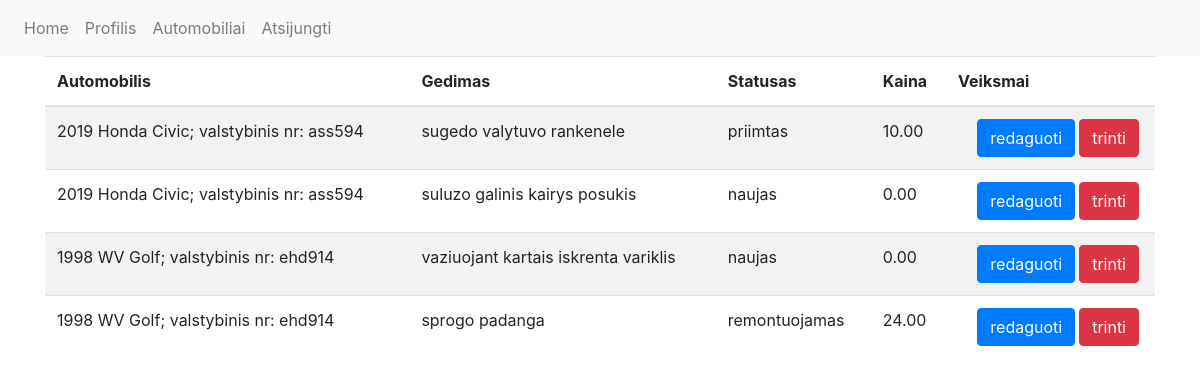
/defects (signed in), run on the app's committed database.
### autoservisas/models.py (models this page shows, shortened)
class Defect(db.Model):
    id = db.Column(db.Integer, primary_key=True)
    description = db.Column(db.String(300), nullable=False)
    status = db.Column(db.String(50), default='naujas', nullable=False)
    price = db.Column(db.Numeric(8, 2), nullable=False, default=0)
    car_id = db.Column(db.Integer, db.ForeignKey('car.id'))
    car = db.relationship("Car", lazy=True)

class Car(db.Model):
    id = db.Column(db.Integer, primary_key=True)
    make = db.Column(db.String(50), nullable=False)
    model = db.Column(db.String(50), nullable=False)
    year = db.Column(db.Integer(), nullable=False)
    engine = db.Column(db.String(50), nullable=False)
    registration = db.Column(db.String(6), unique=True, nullable=False)
    vin = db.Column(db.String(17), unique=True, nullable=False)
    user_id = db.Column(db.Integer, db.ForeignKey('user.id'))
    vartotojas = db.relationship("User")
    def __repr__(self) -> str:
        return f'{self.year} {self.make} {self.model}; valstybinis nr: {self.registration}'

### autoservisas/routes.py (the view)
@app.route('/defects', methods=['GET', 'POST'])
@login_required
def defects():
    try:
        all_defects = Defect.query.all()
    except:
        all_defects = []
    return render_template("defects.html", all_defects=all_defects)

### autoservisas/__init__.py (called while the page is built)
@login_manager.user_loader
def load_user(user_id):
    return User.query.get(int(user_id))

### autoservisas/templates/defects.html (shortened to what this page needs)
{% extends "base.html" %} {% block content %} {% if all_defects %}
<table class="table table-striped">
  <thead>
    <tr>
      <th scope="col">Automobilis</th>
      <th scope="col">Gedimas</th>
      <th scope="col">Statusas</th>
      <th scope="col">Kaina</th>
      <th scope="col">Veiksmai</th>
    </tr>
  </thead>
  {% for defect in all_defects %}
  <tr>
    <td>{{ defect.car }}</td>
    <td>{{ defect.description }}</td>
    <td>{{ defect.status }}</td>
    <td>{{ defect.price }}</td>
    <td>
      <a
        role="button"
        class="btn btn-danger float-right mr-1"
        href="{{ url_for('delete_defect', id=defect['id']) }}"
        >trinti</a
      >
      <a
        role="button"
        class="btn btn-primary float-right mr-1"
        href="{{ url_for('edit_defect', id=defect['id']) }}"
        >redaguoti</a
      >
    </td>
  </tr>
  {% endfor %} {% endif %} {% endblock content %}

### data on the page
Defect: car "2019 Honda Civic; valstybinis nr: ass594", description "sugedo valytuvo rankenele", status "priimtas", price "10.00"
Defect: car "2019 Honda Civic; valstybinis nr: ass594", description "suluzo galinis kairys posukis", status "naujas", price "0.00"
Defect: car "1998 WV Golf; valstybinis nr: ehd914", description "vaziuojant kartais iskrenta variklis", status "naujas", price "0.00"
Defect: car "1998 WV Golf; valstybinis nr: ehd914", description "sprogo padanga", status "remontuojamas", price "24.00"
